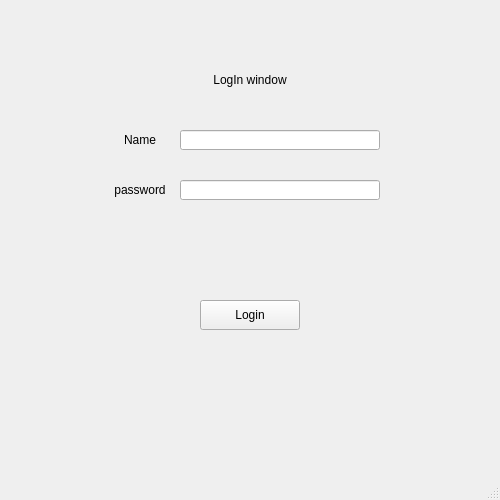
<?xml version="1.0" encoding="UTF-8"?>
<ui version="4.0">
 <class>MainWindow</class>
 <widget class="QMainWindow" name="MainWindow">
  <property name="geometry">
   <rect>
    <x>0</x>
    <y>0</y>
    <width>500</width>
    <height>500</height>
   </rect>
  </property>
  <property name="windowTitle">
   <string>MainWindow</string>
  </property>
  <widget class="QWidget" name="centralwidget">
   <widget class="QLabel" name="lab_name">
    <property name="geometry">
     <rect>
      <x>100</x>
      <y>130</y>
      <width>80</width>
      <height>20</height>
     </rect>
    </property>
    <property name="text">
     <string>Name</string>
    </property>
    <property name="alignment">
     <set>Qt::AlignmentFlag::AlignCenter</set>
    </property>
   </widget>
   <widget class="QLabel" name="lab_password">
    <property name="geometry">
     <rect>
      <x>100</x>
      <y>180</y>
      <width>80</width>
      <height>20</height>
     </rect>
    </property>
    <property name="text">
     <string>password</string>
    </property>
    <property name="alignment">
     <set>Qt::AlignmentFlag::AlignCenter</set>
    </property>
   </widget>
   <widget class="QLineEdit" name="txt_name">
    <property name="geometry">
     <rect>
      <x>180</x>
      <y>130</y>
      <width>200</width>
      <height>20</height>
     </rect>
    </property>
   </widget>
   <widget class="QLineEdit" name="txt_password">
    <property name="geometry">
     <rect>
      <x>180</x>
      <y>180</y>
      <width>200</width>
      <height>20</height>
     </rect>
    </property>
   </widget>
   <widget class="QPushButton" name="button_login">
    <property name="geometry">
     <rect>
      <x>200</x>
      <y>300</y>
      <width>100</width>
      <height>30</height>
     </rect>
    </property>
    <property name="text">
     <string>Login</string>
    </property>
   </widget>
   <widget class="QLabel" name="title">
    <property name="geometry">
     <rect>
      <x>150</x>
      <y>70</y>
      <width>200</width>
      <height>20</height>
     </rect>
    </property>
    <property name="text">
     <string>LogIn window</string>
    </property>
    <property name="alignment">
     <set>Qt::AlignmentFlag::AlignCenter</set>
    </property>
   </widget>
  </widget>
  <widget class="QMenuBar" name="menubar">
   <property name="geometry">
    <rect>
     <x>0</x>
     <y>0</y>
     <width>500</width>
     <height>22</height>
    </rect>
   </property>
  </widget>
  <widget class="QStatusBar" name="statusbar"/>
 </widget>
 <resources/>
 <connections/>
</ui>
